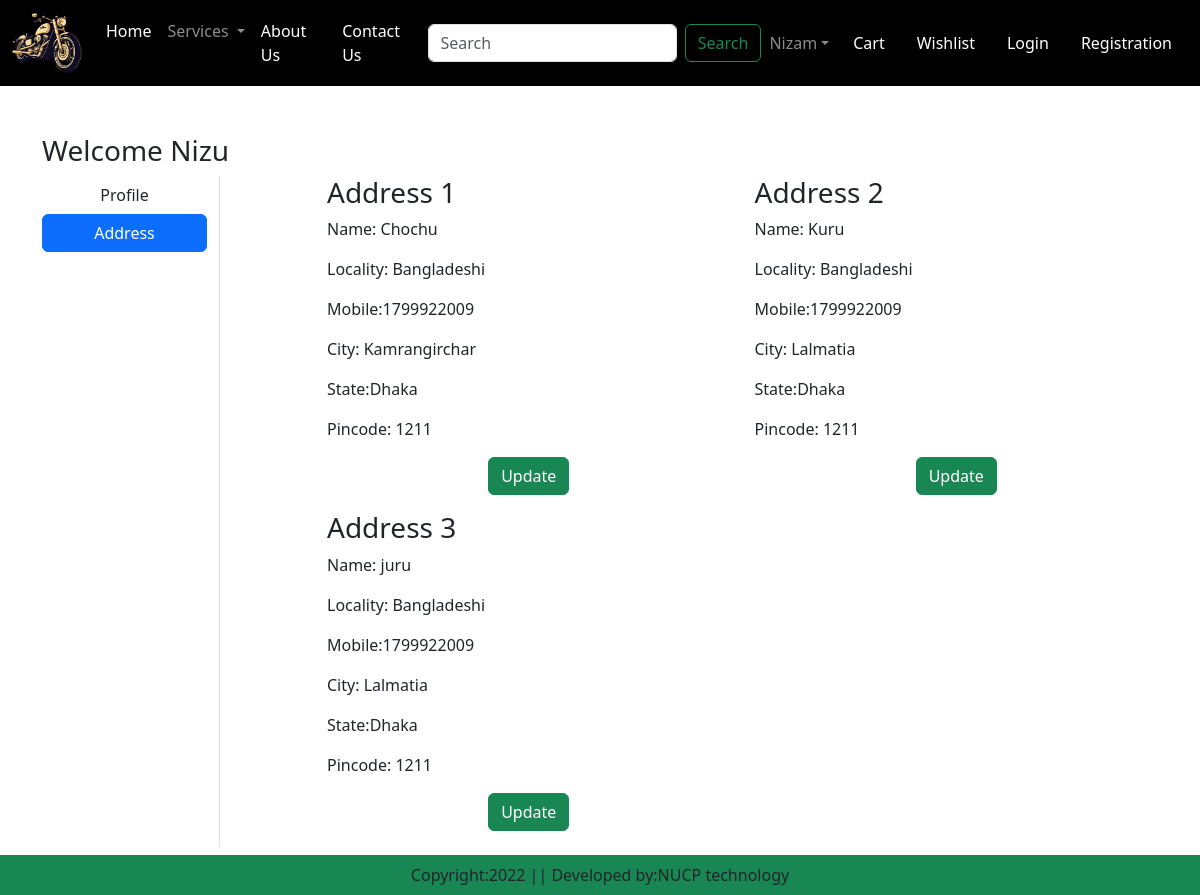
The app's page /address/ (signed in), older data.
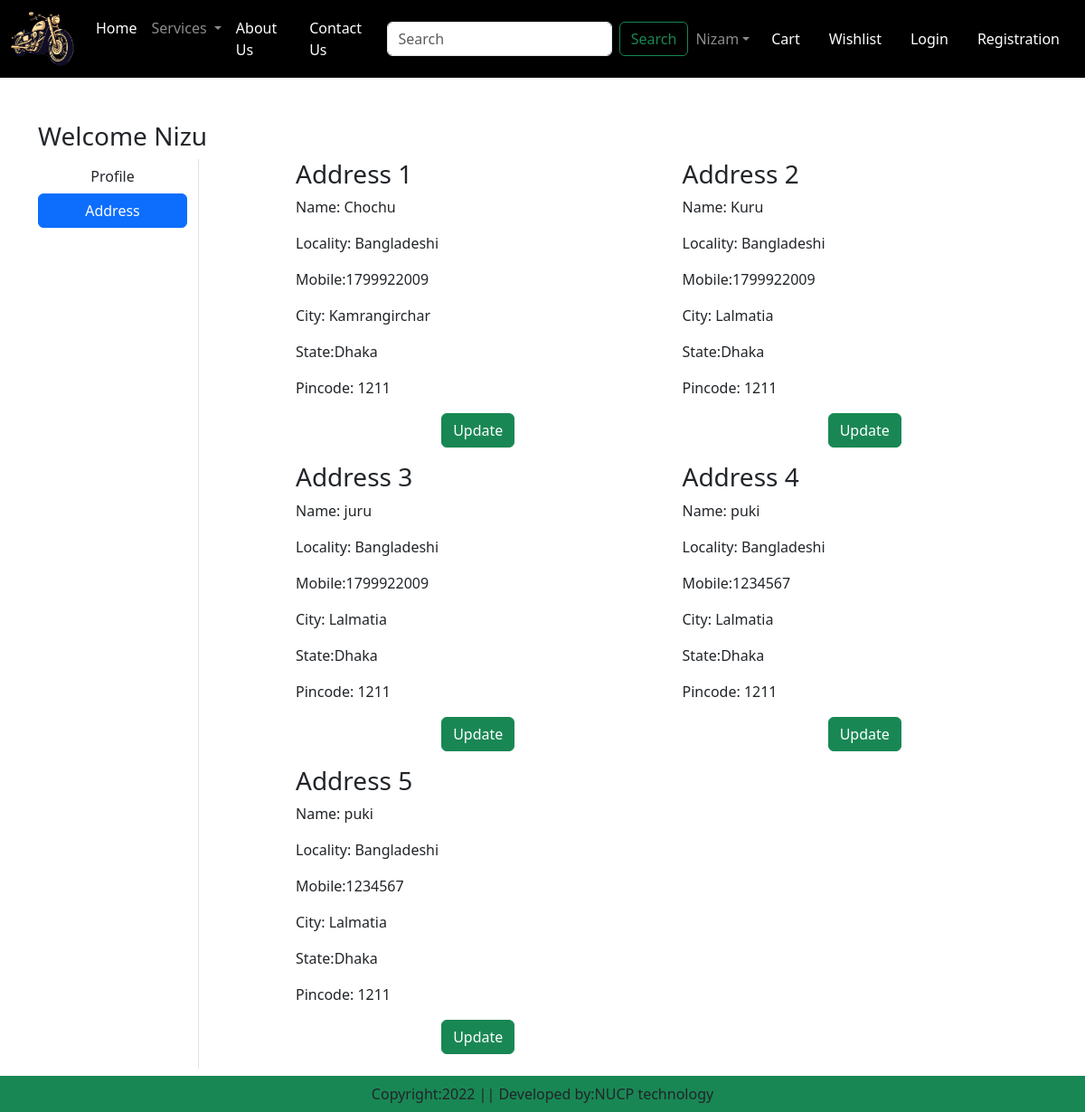
The same page, newer data.
### rush/models.py (models this page shows, shortened)
class Customer(models.Model):
    user=models.ForeignKey(User, on_delete=models.CASCADE)
    name=models.CharField(max_length=100)
    locality=models.CharField(max_length=100)
    city=models.CharField(max_length=100)
    mobile=models.IntegerField(default=0)
    zipcode=models.IntegerField()
    state=models.CharField(choices=STATE_CHOICES,max_length=100)

### rush/views.py (the view)
# urls.py: path('address/', views.address, name='address'),
def address(request):
    add=Customer.objects.filter(user=request.user)
    return render(request,"app/address.html",locals())

### rush/templates/app/address.html (shortened to what this page needs)
{% extends 'app/base.html' %}
{% load static %}
{% block main-content %}
<div class="container my-5">
    <div class="row">
        <h3>Welcome <span class="text-capitalize">{{ request.user }}</span></h3>
        <div class="col-sm-2 border-end">
            <ul class="list-unstyled">
                <li class="d-grid"><a href="{% url 'profile' %}" class="btn">Profile</a></li>
                <li class="d-grid"><a href="{% url 'address' %}" class="btn btn-primary">Address</a></li>
            </ul>
        </div>
        <div class="col-sm-9 offset-sm-1">
            <div class="row">
                    {% for ad in add %}
                        <div class="col-sm-6">
                            <div class="card-m-2">
                                <div class="card-body">
                                    <h3>Address {{ forloop.counter }}</h3>
                                    <p>Name: {{ ad.name }}</p>
                                    <p>Locality: {{ ad.locality }}</p>
                                    <p>Mobile:{{ ad.mobile }}</p>
                                    <p>City: {{ ad.city }}</p>
                                    <p>State:{{ ad.state }}</p>
                                    <p>Pincode: {{ ad.zipcode }}</p>
                                    <p class="text-center"><a href="{% url 'updateAddress' pk=ad.id %}" type="button" class="btn btn-success">Update</a></p>
                                </div>
                            </div>
                        </div>
                    {% endfor %}
            </div>
        </div>
    </div>
</div>
{% endblock main-content %}

### rush/templates/app/base.html (shortened to what this page needs)
<!DOCTYPE html>
{% load static %}
<html lang="en" xmlns:https="http://www.w3.org/1999/xhtml">
<head>
    <link href="https://cdn.jsdelivr.net/npm/bootstrap@5.3.8/dist/css/bootstrap.min.css" rel="stylesheet">
    <link rel="stylesheet" href="{% static 'app/css/owl.carousel.min.css' %}" />
    <link rel="stylesheet" href="{% static 'app/css/all.min.css' %}" />
    <link rel="stylesheet" href="{% static 'app/css/style.css' %}" />
</head>
<body>
<nav class="navbar navbar-expand-lg navbar-dark bg-black">
    <div class="container-fluid">
        <a class="navbar-brand" href="#">
            <img src="{% static 'app/images/product/bike.jpg' %}" width="70" height="60" alt="Bike Logo"/>
        </a>
        <div class="collapse navbar-collapse" id="navbarSupportedContent">
            <ul class="navbar-nav me-auto mb-2 mb-lg-0">
                <li class="nav-item">
                    <a class="nav-link active" aria-current="page" href="/">Home</a>
                </li>
                <li class="nav-item dropdown">
                    <a class="nav-link dropdown-toggle" href="#" role="button" data-bs-toggle="dropdown" aria-expanded="false">
                        Services
                    </a>
                </li>
                <li class="nav-item">
                    <a class="nav-link text-white" href="{% url 'about' %}">About Us</a>
                </li>
                <li class="nav-item">
                    <a class="nav-link text-white" href="{% url 'contact' %}">Contact Us</a>
                </li>
            </ul>
            <form class="d-flex" role="search">
                <input class="form-control me-2" type="search" placeholder="Search" aria-label="Search"/>
                <button class="btn btn-outline-success" type="submit">Search</button>
            </form>
        </div>
        <ul class="navbar-nav me-auto mb-2 mb-lg-0">
            <li class="nav-item dropdown">
                    <a class="nav-link dropdown-toggle" href="#" role="button" data-bs-toggle="dropdown" aria-expanded="false">Nizam</a>
            </li>
            <li class="nav-item mx-2">
                <a href="#" class="nav-link text-white">Cart</a>
            </li>
             <li class="nav-item mx-2">
                <a href="#" class="nav-link text-white">Wishlist</a>
            </li>
            <li class="nav-item mx-2">
                <a href="{% url 'login' %}" class="nav-link text-white">Login</a>
            </li>
            <li class="nav-item mx-2">
                <a href="{% url 'registration' %}" class="nav-link text-white">Registration</a>
            </li>
        </ul>
    </div>
</nav>
{% block main-content %}{% endblock %}
<footer class="container-fluid fixed-bottom bg-success text-center p-2 mt-5">
    Copyright:2022 || Developed by:NUCP technology
</footer>
</body>
</html>

Row changes from the older to the newer data that the page shows:
added Customer: name "puki", locality "Bangladeshi", mobile "1234567", city "Lalmatia", state "Dhaka", zipcode "1211"
added Customer: name "puki", locality "Bangladeshi", mobile "1234567", city "Lalmatia", state "Dhaka", zipcode "1211"
